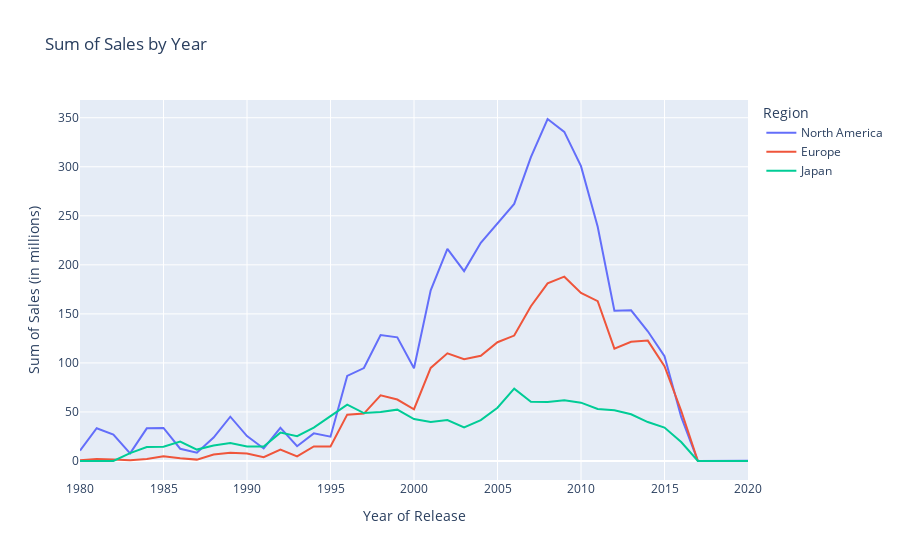

Notebook code cell kept with this figure:
### Code cell
# se crea un gráfico de barras para la suma de las ventas por año para cada región
fig = px.line(sales_by_year, 
              y=['na_sales', 'eu_sales', 'jp_sales'],
              title= 'Sum of Sales by Year',
              labels={'value': 'Sum of Sales (in millions)', 'year_of_release': 'Year of Release', 'variable': 'Region'}
              )
fig.update_traces(
    name='North America', # Cambiar el nombre de la primera línea de la leyenda
    selector=dict(name='na_sales')
    )

fig.update_traces(
    name='Europe', # Cambiar el nombre de la segunda línea de la leyenda
    selector=dict(name='eu_sales')
    )

fig.update_traces(
    name='Japan', # Cambiar el nombre de la tercera línea de la leyenda
    selector=dict(name='jp_sales')
    )

fig.show()

### Figure 1 — Plotly figure (JSON) as saved in the notebook; plotly's stock layout.template omitted (floating-point values rounded to 4 significant figures)
{"data": [{"hovertemplate": "Region=na_sales<br>Year of Release=%{x}<br>Sum of Sales (in millions)=%{y}<extra></extra>", "legendgroup": "na_sales", "line": {"color": "#636efa", "dash": "solid"}, "marker": {"symbol": "circle"}, "mode": "lines", "name": "North America", "orientation": "v", "showlegend": true, "type": "scatter", "x": [1980, 1981, 1982, 1983, 1984, 1985, 1986, 1987, 1988, 1989, 1990, 1991, 1992, 1993, 1994, 1995, 1996, 1997, 1998, 1999, 2000, 2001, 2002, 2003, 2004, 2005, 2006, 2007, 2008, 2009, 2010, 2011, 2012, 2013, 2014, 2015, 2016, 2017, 2020], "xaxis": "x", "y": [10.59, 33.4, 26.92, 7.76, 33.28, 33.73, 12.5, 8.46, 23.87, 45.15, 25.46, 12.76, 33.89, 15.12, 28.16, 24.83, 86.76, 94.75, 128.4, 126.1, 94.5, 174.0, 216.2, 193.6, 222.5, 242.2, 262.1, 309.9, 348.7, 335.6, 300.6, 238.8, 153.3, 153.7, 132.3, 106.9, 44.93, 0, 0.27], "yaxis": "y"}, {"hovertemplate": "Region=eu_sales<br>Year of Release=%{x}<br>Sum of Sales (in millions)=%{y}<extra></extra>", "legendgroup": "eu_sales", "line": {"color": "#EF553B", "dash": "solid"}, "marker": {"symbol": "circle"}, "mode": "lines", "name": "Europe", "orientation": "v", "showlegend": true, "type": "scatter", "x": [1980, 1981, 1982, 1983, 1984, 1985, 1986, 1987, 1988, 1989, 1990, 1991, 1992, 1993, 1994, 1995, 1996, 1997, 1998, 1999, 2000, 2001, 2002, 2003, 2004, 2005, 2006, 2007, 2008, 2009, 2010, 2011, 2012, 2013, 2014, 2015, 2016, 2017, 2020], "xaxis": "x", "y": [0.67, 1.96, 1.65, 0.8, 2.1, 4.74, 2.84, 1.41, 6.59, 8.44, 7.63, 3.95, 11.71, 4.65, 14.88, 14.9, 47.26, 48.32, 66.9, 62.67, 52.77, 94.89, 109.8, 103.8, 107.3, 121.1, 127.9, 157.8, 181.1, 187.9, 171.4, 163.0, 114.6, 121.5, 122.7, 96.72, 51.22, 0, 0], "yaxis": "y"}, {"hovertemplate": "Region=jp_sales<br>Year of Release=%{x}<br>Sum of Sales (in millions)=%{y}<extra></extra>", "legendgroup": "jp_sales", "line": {"color": "#00cc96", "dash": "solid"}, "marker": {"symbol": "circle"}, "mode": "lines", "name": "Japan", "orientation": "v", "showlegend": true, "type": "scatter", "x": [1980, 1981, 1982, 1983, 1984, 1985, 1986, 1987, 1988, 1989, 1990, 1991, 1992, 1993, 1994, 1995, 1996, 1997, 1998, 1999, 2000, 2001, 2002, 2003, 2004, 2005, 2006, 2007, 2008, 2009, 2010, 2011, 2012, 2013, 2014, 2015, 2016, 2017, 2020], "xaxis": "x", "y": [0, 0, 0, 8.1, 14.27, 14.56, 19.81, 11.63, 15.76, 18.36, 14.88, 14.78, 28.91, 25.33, 33.99, 45.75, 57.44, 48.87, 50.04, 52.34, 42.77, 39.86, 41.76, 34.2, 41.65, 54.27, 73.74, 60.29, 60.25, 61.89, 59.49, 53.07, 51.8, 47.69, 39.69, 34.09, 19.31, 0.06, 0], "yaxis": "y"}], "layout": {"legend": {"title": {"text": "Region"}, "tracegroupgap": 0}, "title": {"text": "Sum of Sales by Year"}, "xaxis": {"anchor": "y", "domain": [0, 1], "title": {"text": "Year of Release"}}, "yaxis": {"anchor": "x", "domain": [0, 1], "title": {"text": "Sum of Sales (in millions)"}}}}
